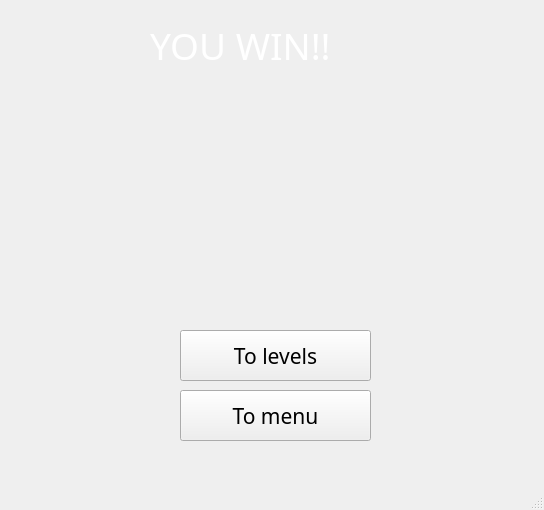
<?xml version="1.0" encoding="UTF-8"?>
<ui version="4.0">
 <class>MainWindow</class>
 <widget class="QMainWindow" name="MainWindow">
  <property name="geometry">
   <rect>
    <x>0</x>
    <y>0</y>
    <width>544</width>
    <height>510</height>
   </rect>
  </property>
  <property name="windowTitle">
   <string>You win!!))</string>
  </property>
  <widget class="QWidget" name="centralwidget">
   <widget class="QLabel" name="winlabel">
    <property name="geometry">
     <rect>
      <x>150</x>
      <y>10</y>
      <width>251</width>
      <height>71</height>
     </rect>
    </property>
    <property name="font">
     <font>
      <family>OCR A Extended</family>
      <pointsize>28</pointsize>
     </font>
    </property>
    <property name="styleSheet">
     <string notr="true">color: white</string>
    </property>
    <property name="text">
     <string>YOU WIN!!</string>
    </property>
   </widget>
   <widget class="QLabel" name="rezlabel">
    <property name="geometry">
     <rect>
      <x>180</x>
      <y>70</y>
      <width>191</width>
      <height>51</height>
     </rect>
    </property>
    <property name="font">
     <font>
      <family>OCR A Extended</family>
      <pointsize>16</pointsize>
     </font>
    </property>
    <property name="styleSheet">
     <string notr="true">color: white</string>
    </property>
    <property name="text">
     <string/>
    </property>
   </widget>
   <widget class="QPushButton" name="levelsbtn">
    <property name="geometry">
     <rect>
      <x>180</x>
      <y>330</y>
      <width>191</width>
      <height>51</height>
     </rect>
    </property>
    <property name="font">
     <font>
      <family>OCR A Extended</family>
      <pointsize>16</pointsize>
     </font>
    </property>
    <property name="text">
     <string>To levels</string>
    </property>
   </widget>
   <widget class="QPushButton" name="menubtn">
    <property name="geometry">
     <rect>
      <x>180</x>
      <y>390</y>
      <width>191</width>
      <height>51</height>
     </rect>
    </property>
    <property name="font">
     <font>
      <family>OCR A Extended</family>
      <pointsize>16</pointsize>
     </font>
    </property>
    <property name="text">
     <string>To menu</string>
    </property>
   </widget>
   <widget class="QLabel" name="piclabel">
    <property name="geometry">
     <rect>
      <x>140</x>
      <y>130</y>
      <width>271</width>
      <height>191</height>
     </rect>
    </property>
    <property name="text">
     <string/>
    </property>
   </widget>
  </widget>
  <widget class="QMenuBar" name="menubar">
   <property name="geometry">
    <rect>
     <x>0</x>
     <y>0</y>
     <width>544</width>
     <height>26</height>
    </rect>
   </property>
  </widget>
  <widget class="QStatusBar" name="statusbar"/>
 </widget>
 <resources/>
 <connections/>
</ui>
